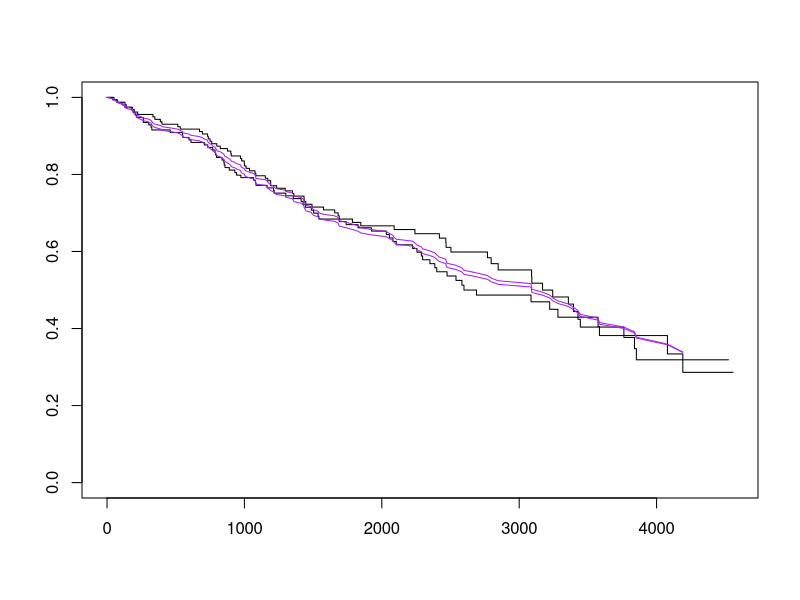

Recreate this plot in R.
library(survival)


### Name: survexp
### Title: Compute Expected Survival
### Aliases: survexp print.survexp
### Keywords: survival

### ** Examples

# 
# Stanford heart transplant data
#  We don't have sex in the data set, but know it to be nearly all males.
# Estimate of conditional survival  
fit1 <- survexp(futime ~ 1, rmap=list(sex="male", year=accept.dt,   
          age=(accept.dt-birth.dt)), method='conditional', data=jasa)
summary(fit1, times=1:10*182.5, scale=365) #expected survival by 1/2 years

# Estimate of expected  survival stratified by prior surgery 
survexp(~ surgery, rmap= list(sex="male", year=accept.dt,  
	age=(accept.dt-birth.dt)), method='ederer', data=jasa,
        times=1:10 * 182.5) 

## Compare the survival curves for the Mayo PBC data to Cox model fit
## 
pfit <-coxph(Surv(time,status>0) ~ trt + log(bili) + log(protime) + age +
                platelet, data=pbc)
plot(survfit(Surv(time, status>0) ~ trt, data=pbc), mark.time=FALSE)
lines(survexp( ~ trt, ratetable=pfit, data=pbc), col='purple')
